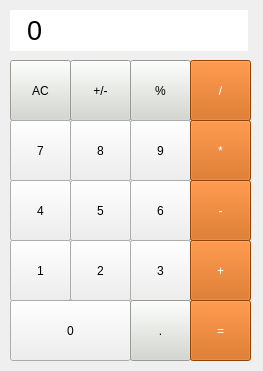
<?xml version="1.0" encoding="UTF-8"?>
<ui version="4.0">
 <class>MainWindow</class>
 <widget class="QMainWindow" name="MainWindow">
  <property name="geometry">
   <rect>
    <x>0</x>
    <y>0</y>
    <width>263</width>
    <height>371</height>
   </rect>
  </property>
  <property name="minimumSize">
   <size>
    <width>263</width>
    <height>371</height>
   </size>
  </property>
  <property name="maximumSize">
   <size>
    <width>263</width>
    <height>371</height>
   </size>
  </property>
  <property name="windowTitle">
   <string>Calculator</string>
  </property>
  <widget class="QWidget" name="centralwidget">
   <widget class="QLabel" name="result_show">
    <property name="geometry">
     <rect>
      <x>10</x>
      <y>10</y>
      <width>238</width>
      <height>41</height>
     </rect>
    </property>
    <property name="font">
     <font>
      <pointsize>20</pointsize>
     </font>
    </property>
    <property name="styleSheet">
     <string notr="true">QLabel {
qproperty-alignment: AlignRight AlignVCenter ;
padding: 6px 10px;
background: white;
color: black;
}

</string>
    </property>
    <property name="text">
     <string>0</string>
    </property>
   </widget>
   <widget class="QPushButton" name="pushButton_ac">
    <property name="geometry">
     <rect>
      <x>10</x>
      <y>60</y>
      <width>61</width>
      <height>61</height>
     </rect>
    </property>
    <property name="styleSheet">
     <string notr="true">background-color:rgb(211, 215, 207);
color: black;</string>
    </property>
    <property name="text">
     <string>AC</string>
    </property>
   </widget>
   <widget class="QPushButton" name="pushButton_plus_minus">
    <property name="geometry">
     <rect>
      <x>70</x>
      <y>60</y>
      <width>61</width>
      <height>61</height>
     </rect>
    </property>
    <property name="styleSheet">
     <string notr="true">background-color:rgb(211, 215, 207);
color: black;</string>
    </property>
    <property name="text">
     <string>+/-</string>
    </property>
   </widget>
   <widget class="QPushButton" name="pushButton_percent">
    <property name="geometry">
     <rect>
      <x>130</x>
      <y>60</y>
      <width>61</width>
      <height>61</height>
     </rect>
    </property>
    <property name="styleSheet">
     <string notr="true">background-color:rgb(211, 215, 207);
color: black;</string>
    </property>
    <property name="text">
     <string>%</string>
    </property>
   </widget>
   <widget class="QPushButton" name="pushButton_devide">
    <property name="geometry">
     <rect>
      <x>190</x>
      <y>60</y>
      <width>61</width>
      <height>61</height>
     </rect>
    </property>
    <property name="styleSheet">
     <string notr="true">background-color:rgb(206, 92, 0);
color: white;</string>
    </property>
    <property name="text">
     <string>/</string>
    </property>
   </widget>
   <widget class="QPushButton" name="pushButton_8">
    <property name="geometry">
     <rect>
      <x>70</x>
      <y>120</y>
      <width>61</width>
      <height>61</height>
     </rect>
    </property>
    <property name="text">
     <string>8</string>
    </property>
   </widget>
   <widget class="QPushButton" name="pushButton_7">
    <property name="geometry">
     <rect>
      <x>10</x>
      <y>120</y>
      <width>61</width>
      <height>61</height>
     </rect>
    </property>
    <property name="text">
     <string>7</string>
    </property>
   </widget>
   <widget class="QPushButton" name="pushButton_9">
    <property name="geometry">
     <rect>
      <x>130</x>
      <y>120</y>
      <width>61</width>
      <height>61</height>
     </rect>
    </property>
    <property name="text">
     <string>9</string>
    </property>
   </widget>
   <widget class="QPushButton" name="pushButton_multiply">
    <property name="geometry">
     <rect>
      <x>190</x>
      <y>120</y>
      <width>61</width>
      <height>61</height>
     </rect>
    </property>
    <property name="styleSheet">
     <string notr="true">background-color:rgb(206, 92, 0);
color: white;</string>
    </property>
    <property name="text">
     <string>*</string>
    </property>
   </widget>
   <widget class="QPushButton" name="pushButton_5">
    <property name="geometry">
     <rect>
      <x>70</x>
      <y>180</y>
      <width>61</width>
      <height>61</height>
     </rect>
    </property>
    <property name="text">
     <string>5</string>
    </property>
   </widget>
   <widget class="QPushButton" name="pushButton_4">
    <property name="geometry">
     <rect>
      <x>10</x>
      <y>180</y>
      <width>61</width>
      <height>61</height>
     </rect>
    </property>
    <property name="text">
     <string>4</string>
    </property>
   </widget>
   <widget class="QPushButton" name="pushButton_6">
    <property name="geometry">
     <rect>
      <x>130</x>
      <y>180</y>
      <width>61</width>
      <height>61</height>
     </rect>
    </property>
    <property name="text">
     <string>6</string>
    </property>
   </widget>
   <widget class="QPushButton" name="pushButton_minus">
    <property name="geometry">
     <rect>
      <x>190</x>
      <y>180</y>
      <width>61</width>
      <height>61</height>
     </rect>
    </property>
    <property name="styleSheet">
     <string notr="true">background-color:rgb(206, 92, 0);
color: white;</string>
    </property>
    <property name="text">
     <string>-</string>
    </property>
   </widget>
   <widget class="QPushButton" name="pushButton_2">
    <property name="geometry">
     <rect>
      <x>70</x>
      <y>240</y>
      <width>61</width>
      <height>61</height>
     </rect>
    </property>
    <property name="text">
     <string>2</string>
    </property>
   </widget>
   <widget class="QPushButton" name="pushButton_1">
    <property name="geometry">
     <rect>
      <x>10</x>
      <y>240</y>
      <width>61</width>
      <height>61</height>
     </rect>
    </property>
    <property name="text">
     <string>1</string>
    </property>
   </widget>
   <widget class="QPushButton" name="pushButton_3">
    <property name="geometry">
     <rect>
      <x>130</x>
      <y>240</y>
      <width>61</width>
      <height>61</height>
     </rect>
    </property>
    <property name="text">
     <string>3</string>
    </property>
   </widget>
   <widget class="QPushButton" name="pushButton_plus">
    <property name="geometry">
     <rect>
      <x>190</x>
      <y>240</y>
      <width>61</width>
      <height>61</height>
     </rect>
    </property>
    <property name="styleSheet">
     <string notr="true">background-color:rgb(206, 92, 0);
color: white;</string>
    </property>
    <property name="text">
     <string>+</string>
    </property>
   </widget>
   <widget class="QPushButton" name="pushButton_0">
    <property name="geometry">
     <rect>
      <x>10</x>
      <y>300</y>
      <width>121</width>
      <height>61</height>
     </rect>
    </property>
    <property name="text">
     <string>0</string>
    </property>
   </widget>
   <widget class="QPushButton" name="pushButton_dot">
    <property name="geometry">
     <rect>
      <x>130</x>
      <y>300</y>
      <width>61</width>
      <height>61</height>
     </rect>
    </property>
    <property name="styleSheet">
     <string notr="true">background-color:rgb(211, 215, 207);
color: black;</string>
    </property>
    <property name="text">
     <string>.</string>
    </property>
   </widget>
   <widget class="QPushButton" name="pushButton_eqval">
    <property name="geometry">
     <rect>
      <x>190</x>
      <y>300</y>
      <width>61</width>
      <height>61</height>
     </rect>
    </property>
    <property name="styleSheet">
     <string notr="true">background-color:rgb(206, 92, 0);
color: white;</string>
    </property>
    <property name="text">
     <string>=</string>
    </property>
   </widget>
  </widget>
 </widget>
 <resources/>
 <connections/>
</ui>
